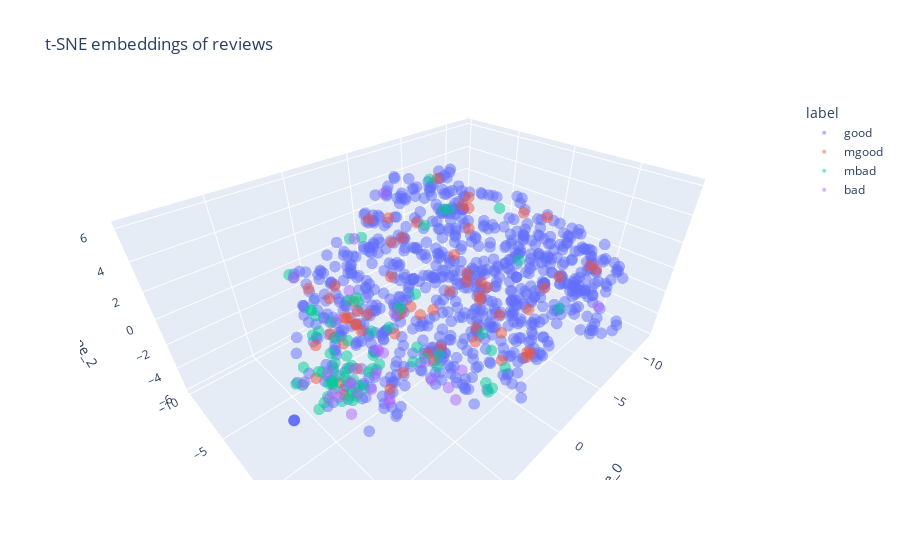

The notebook cell this image was saved under:
### Markdown cell above
Let's apply this to the misleading reviews, and then reduce down to 2 dimensions using T-SNE.

### Code cell
# ignore PerformanceWarning
import warnings
from pandas.errors import PerformanceWarning
warnings.filterwarnings("ignore", category=PerformanceWarning)

embeddings_df = pd.DataFrame()
embeddings_df["review_id"] = df.review_id
embeddings_df["label"] = df.label
embeddings_df = embeddings_features(embeddings_df)

# apply tsne to reduce to `dims` dimensions
dims = 3
embd_df = tsne_features(embeddings_df.drop(columns=["review_id", "label"], axis=1), dims=dims)
embd_df["review_id"] = embeddings_df.review_id
embd_df["label"] = embeddings_df.label

# plot 3d scatter with plotly
fig = px.scatter_3d(embd_df, x="tsne_0", y="tsne_1", z="tsne_2", color="label", title="t-SNE embeddings of reviews", )
# make size of point smaller and opaque
fig.update_traces(marker=dict(size=4, opacity=0.5))
# make inital zoom bigger
fig.update_layout(scene=dict(camera_eye=dict(x=0.9, y=0.9, z=0.9)))
fig.show()

### Figure 1 — Plotly figure (JSON) as saved in the notebook; plotly's stock layout.template omitted (floating-point values rounded to 4 significant figures; data arrays with more than 128 entries replaced by an {"elided": "..."} marker saying what was removed)
{"data": [{"hovertemplate": "label=good<br>tsne_0=%{x}<br>tsne_1=%{y}<br>tsne_2=%{z}<extra></extra>", "legendgroup": "good", "marker": {"color": "#636efa", "opacity": 0.5, "size": 4, "symbol": "circle"}, "mode": "markers", "name": "good", "scene": "scene", "showlegend": true, "type": "scatter3d", "x": {"elided": "813 float values"}, "y": {"elided": "813 float values"}, "z": {"elided": "813 float values"}}, {"hovertemplate": "label=mgood<br>tsne_0=%{x}<br>tsne_1=%{y}<br>tsne_2=%{z}<extra></extra>", "legendgroup": "mgood", "marker": {"color": "#EF553B", "opacity": 0.5, "size": 4, "symbol": "circle"}, "mode": "markers", "name": "mgood", "scene": "scene", "showlegend": true, "type": "scatter3d", "x": [-3.642, -0.6997, 2.382, 7.5, 8.448, 0.2116, 1.744, 5.308, -3.426, -8.581, -8.777, 11.39, 1.074, -3.133, 12.15, 7.327, -0.2175, 8.326, 1.457, 8.556, 2.086, 4.708, -2.186, -0.864, 6.167, -0.7695, -3.16, -4.143, 8.337, 4.093, -2.305, -5.845, -4.038, 4.539, -0.0229, -6.004, -4.602, -1.717, 1.073, 9.38, -2.301, -2.11, 2.085, -0.04209, 3.927, -1.836, -1.003, -9.351, 5.009, 1.134, 11.11, 2.51, 0.8342, 2.733, 9.401, -1.597, 6.313, 1.223, 2.358, -0.9793, 6.649, 4.583, -3.705, -2.134], "y": [4.159, 0.451, 3.944, 3.55, 0.8397, -5.957, 1.557, -4.476, -0.6499, -0.9877, 5.282, 4.133, -0.07317, -0.2688, 3.702, -5.756, 0.8818, 0.2798, -3.7, 0.4687, 0.2511, -4.18, -0.9073, 5.49, -4.976, 3.5, -0.2686, -7.913, 3.466, -7.664, 0.3735, 3.182, -2.519, -4.329, -6.419, -1.868, -2.803, 5.025, -3.042, 0.3592, 4.61, 4.417, 0.2224, -8.569, -5.706, -7.042, 6.612, 4.538, -4.052, -1.992, 3.84, -3.222, 4.832, 0.4227, 1.489, 2.647, -7.239, -4.231, 1.858, -7.284, -0.2114, -4.891, -5.162, -1.374], "z": [-5.199, 4.307, -0.4882, 0.4194, -0.5396, 3.09, 4.007, -1.863, -5.634, 2.165, -0.04075, 3.038, -4.326, -2.607, 3.554, -3.826, 1.567, 2.499, -3.238, 2.792, -4.663, -1.495, 4.702, -2.438, -0.09043, -2.007, -1.103, 0.482, -0.1891, -1.485, -1.492, -1.182, 4.356, -3.351, -2.041, -3.7, -2.895, -3.745, -2.446, 2.179, 5.949, -0.3618, -0.3852, 1.985, -1.853, 0.3451, 3.625, -0.3254, -2.352, -2.555, 1.887, -4.168, -2.398, -3.511, 2.247, -1.471, -0.3781, -3.385, 2.009, 0.1906, 1.573, -3.105, 5.021, 4.78]}, {"hovertemplate": "label=mbad<br>tsne_0=%{x}<br>tsne_1=%{y}<br>tsne_2=%{z}<extra></extra>", "legendgroup": "mbad", "marker": {"color": "#00cc96", "opacity": 0.5, "size": 4, "symbol": "circle"}, "mode": "markers", "name": "mbad", "scene": "scene", "showlegend": true, "type": "scatter3d", "x": [6.071, 5.364, -6.236, 3.393, 0.8363, 1.168, 9.767, 3.345, 9.973, 4.669, 7.36, 10.66, 8.757, 3.237, 7.333, 10.96, -7.794, 9.745, 7.621, -0.4009, 5.584, 5.304, 7.935, 0.1796, 1.203, 6.761, 7.897, 5.165, 8.407, 7.541, 1.659, 10.0, -6.122, 9.482, 5.314, 9.074, 8.892, 2.784, 8.215, 7.251, 4.104, 12.15, 8.633, 9.575, 0.7697, -1.939, 9.665, 7.908, 3.811, 4.129, 6.086, 7.372, 9.337, 7.324, 9.057, 9.507, 3.424, 8.235, 6.465, 4.86, 7.827, 9.593, 0.2858, 11.9, 6.442, 4.141, 10.85, 10.06, 12.34, 10.51, 10.96, 11.24], "y": [2.708, -0.1048, 4.388, -6.018, -0.1904, -4.326, 1.054, 0.0174, 1.096, 3.169, -5.371, -0.7202, 0.83, -6.437, -4.938, 2.334, -2.666, 0.426, -1.331, 3.123, -6.151, 2.201, -0.01636, -0.3824, -7.944, -3.91, -4.706, 3.749, -2.81, -1.147, -8.774, 2.339, -8.425, 0.05717, 2.785, 3.187, 0.5071, 4.722, 0.09113, -3.667, -3.696, 2.22, 3.183, -0.9072, 5.103, -4.649, 0.1399, 0.5093, -0.8975, 6.428, -3.668, -3.823, 1.49, -5.368, 1.43, 3.524, 5.707, -0.966, -9.382, -2.704, -1.084, 1.55, 4.838, 4.492, -2.244, 6.665, 1.249, 2.683, 2.06, 1.037, 1.556, 1.318], "z": [-0.3935, -0.05026, -2.514, -2.378, 5.862, -3.38, -1.892, 1.36, 0.5033, -1.362, -0.6065, 0.00451, -1.183, -2.311, -2.085, 1.309, 2.25, -1.402, -2.596, -3.519, -2.991, -0.1454, -2.905, 5.579, 1.207, -2.392, -1.906, 0.2249, 0.9865, -2.345, 0.9621, -0.2719, 3.361, -1.221, -0.6012, 1.539, -1.485, 0.8498, -3.149, -4.037, -3.279, 2.031, 1.535, -1.224, -2.871, 2.215, -1.236, -2.722, 0.1552, -1.376, -2.847, -3.24, -1.042, -0.5988, -1.762, 1.882, -1.749, -2.714, -0.2117, -4.322, -1.325, 0.5394, 4.443, 3.6, 1.367, -0.8927, -0.9552, -0.2718, 2.132, -0.9565, 1.539, -1.086]}, {"hovertemplate": "label=bad<br>tsne_0=%{x}<br>tsne_1=%{y}<br>tsne_2=%{z}<extra></extra>", "legendgroup": "bad", "marker": {"color": "#ab63fa", "opacity": 0.5, "size": 4, "symbol": "circle"}, "mode": "markers", "name": "bad", "scene": "scene", "showlegend": true, "type": "scatter3d", "x": [5.626, 5.596, 6.073, 10.1, 6.79, 12.1, -1.598, 5.86, 9.726, 3.939, 11.36, 8.9, 8.649, 1.628, 8.603, 7.588, 5.116, 5.749, 5.585, 7.711, 11.66, 7.697, 8.384, 6.133, 10.32, 9.124, 5.687, -9.09, 4.783], "y": [0.8087, 3.142, -4.586, 0.8564, -8.071, 2.179, -8.584, 3.918, 0.7069, -6.097, 4.638, -1.567, 0.3208, -8.219, 2.758, -0.934, 5.372, -0.3495, 4.902, 2.531, 3.499, 2.479, -0.09998, -0.3732, 3.659, 2.996, -0.9116, 5.931, 4.736], "z": [1.629, -0.4211, -1.659, -1.162, 0.3148, 2.004, 3.535, -1.061, -1.882, -1.17, 1.495, -2.204, -1.928, 1.16, 0.5688, -2.404, 0.1848, -1.974, -1.093, -2.198, 1.801, -2.505, -2.346, -1.443, 1.177, 0.03954, -2.198, -3.064, -2.823]}], "layout": {"legend": {"title": {"text": "label"}, "tracegroupgap": 0}, "scene": {"camera": {"eye": {"x": 0.9, "y": 0.9, "z": 0.9}}, "domain": {"x": [0, 1], "y": [0, 1]}, "xaxis": {"title": {"text": "tsne_0"}}, "yaxis": {"title": {"text": "tsne_1"}}, "zaxis": {"title": {"text": "tsne_2"}}}, "title": {"text": "t-SNE embeddings of reviews"}}}
